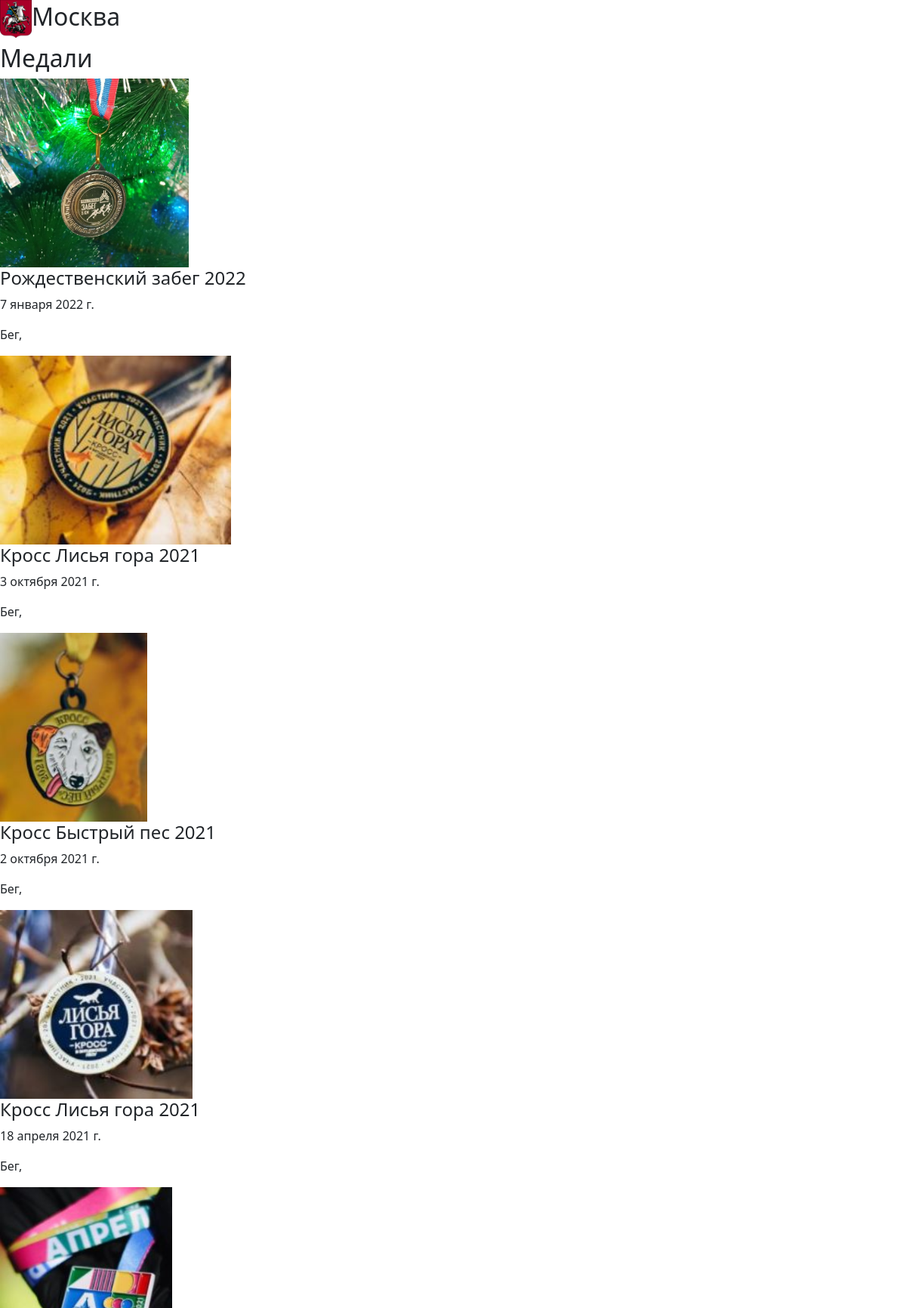
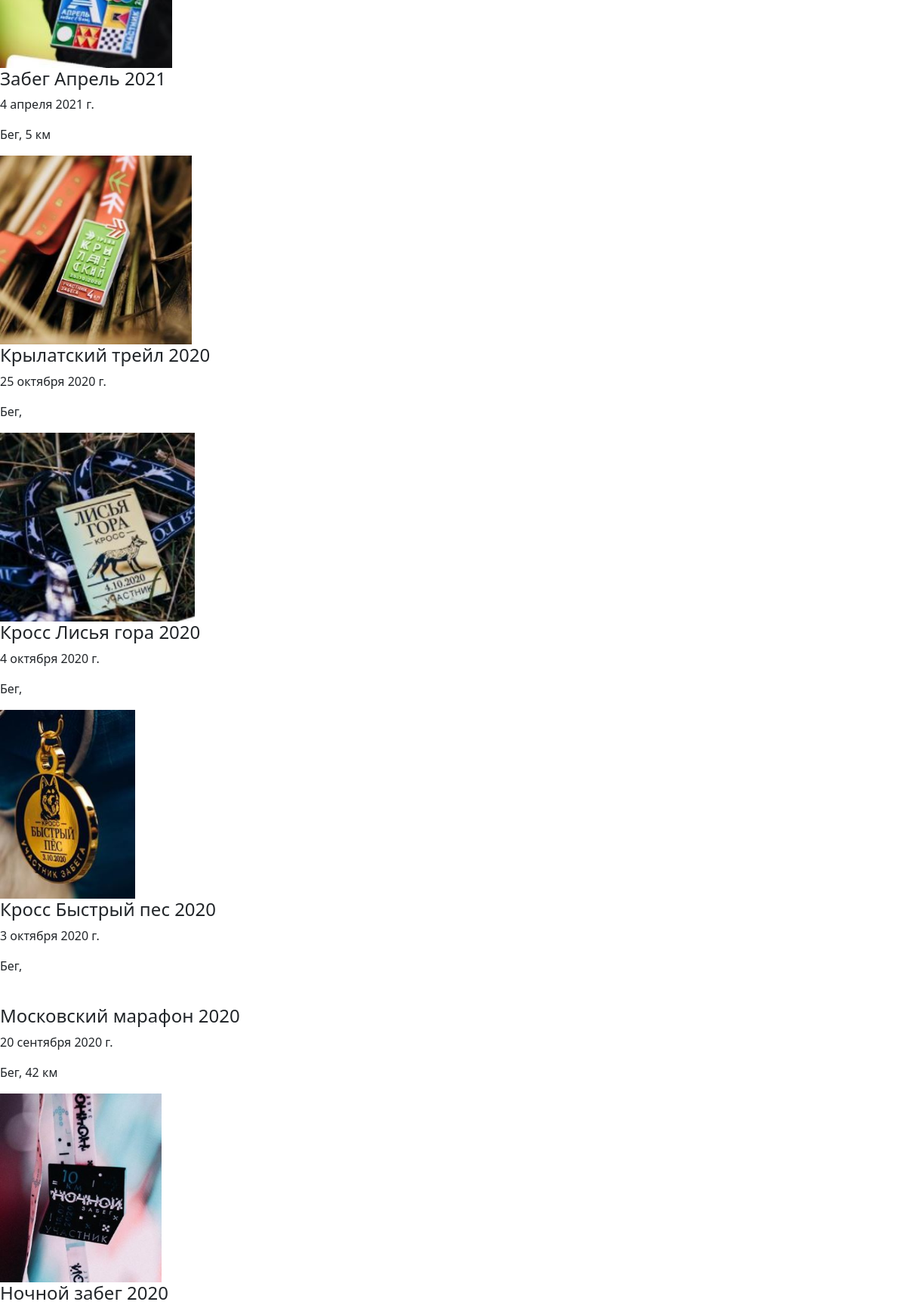
Page /city/1 (upper part) on the committed database (2 pictures, top to bottom).
### medals/models.py (models this page shows, shortened)
class City(models.Model):
    country = models.ForeignKey(Country, on_delete = models.CASCADE)
    region = ChainedForeignKey(
        Region,
        chained_field = "country",
        chained_model_field = "country",
        show_all=False,
        auto_choose=True,
        sort=True,
        blank=True, null=True,)
    name = models.CharField(max_length = 200)
    count = models.IntegerField(default = 0)
    flag_path = models.ImageField(blank = True, upload_to='static/images/flags/cities')

class Medal(models.Model):
    country = models.ForeignKey(Country, on_delete = models.CASCADE)
    region = ChainedForeignKey(
        Region,
        chained_field = "country",
        chained_model_field = "country",
        show_all=False,
        auto_choose=True,
        sort=True,
        blank=True, null=True)
    city = ChainedForeignKey(
        City,
        chained_field = "country",
        chained_model_field = "country",
        show_all=True,
        auto_choose=True,
        sort=True)
    sport = models.ForeignKey(Sport, on_delete = models.CASCADE, to_field='name', default='Бег')
    series = ChainedForeignKey(
        Series,
        chained_field = "org",
        chained_model_field = "org",
        show_all=True,
        auto_choose=False,
        sort=True,
        blank=True, null=True,)
    org = models.ForeignKey(Org, on_delete = models.CASCADE, blank = True, null=True)
    name = models.CharField(max_length = 200)
    name_lower = models.CharField(max_length = 200, editable=False, default="")
    date_added = models.DateField(auto_now = True)
    date = models.DateField(auto_now = False)
    distance = models.CharField(blank = True, max_length = 15)
    photo = models.ImageField(upload_to='static/images/medals/')
    photo_second = models.ImageField(blank = True, upload_to='static/images/medals')
    likes = models.IntegerField(default = 0)
    added_by = models.CharField(blank = True, max_length = 200, default='fatum')
    credentials = models.CharField(blank = True, max_length = 200, default='@fa_tum')

class Sport(models.Model):
    name = models.CharField(max_length = 200, unique = True)
    count = models.IntegerField(default = 0)
    descriprion = models.TextField(blank = True)
    logo = models.FileField(blank = True, upload_to='static/images/logos/sports')
    def __str__(self):
        return self.name

### medals/views.py (the view)
# urls.py: path('city/<int:id>', views.city),
def city(request, id):
    city = City.objects.get(id=id)
    medals_list = Medal.objects.filter(city = id).order_by('-date')
    page = request.GET.get('page', 1)
    paginator = Paginator(medals_list, 20)
    try:
        medals = paginator.page(page)
    except PageNotAnInteger:
        medals = paginator.page(1)
    except EmptyPage:
        medals = paginator.page(paginator.num_pages)
    return render(request, 'medals/city.html', context={"city": city, "medals": medals})

### templates/medals/city.html (shortened to what this page needs)
<!DOCTYPE html>
{% load static %}
<html>
<head>
  <link href="https://cdn.jsdelivr.net/npm/bootstrap@5.1.3/dist/css/bootstrap.min.css" rel="stylesheet">
</head>
<body>
  <h2><img src="../{{ city.flag_path }}" height=50></img>{{city.name}}</h2>
<h2>Медали</h2>
  {% for medal in medals %}
      <div>
        <img src="../{{ medal.photo}}" alt="" height=250>
        <h4>{{medal.name}}</h4>
        <p>{{medal.date}}</p>
        <p>{{medal.sport}}, {{medal.distance}}</p>
      </div>
  {% endfor %}
</body>
</html>

### rows in the picture
City: flag_path (picture), name "Москва"
Medal: photo (picture), name "Рождественский забег 2022", date "7 января 2022 г.", sport "Бег"
Medal: photo (picture), name "Кросс Лисья гора 2021", date "3 октября 2021 г.", sport "Бег"
Medal: photo (picture), name "Кросс Быстрый пес 2021", date "2 октября 2021 г.", sport "Бег"
Medal: photo (picture), name "Кросс Лисья гора 2021", date "18 апреля 2021 г.", sport "Бег"
Medal: photo (picture), name "Забег Апрель 2021", date "4 апреля 2021 г.", sport "Бег", distance "5 км"
Medal: photo (picture), name "Крылатский трейл 2020", date "25 октября 2020 г.", sport "Бег"
Medal: photo (picture), name "Кросс Лисья гора 2020", date "4 октября 2020 г.", sport "Бег"
Medal: photo (picture), name "Кросс Быстрый пес 2020", date "3 октября 2020 г.", sport "Бег"
Medal: name "Московский марафон 2020", date "20 сентября 2020 г.", sport "Бег", distance "42 км"
Medal: photo (picture), name "Ночной забег 2020"
